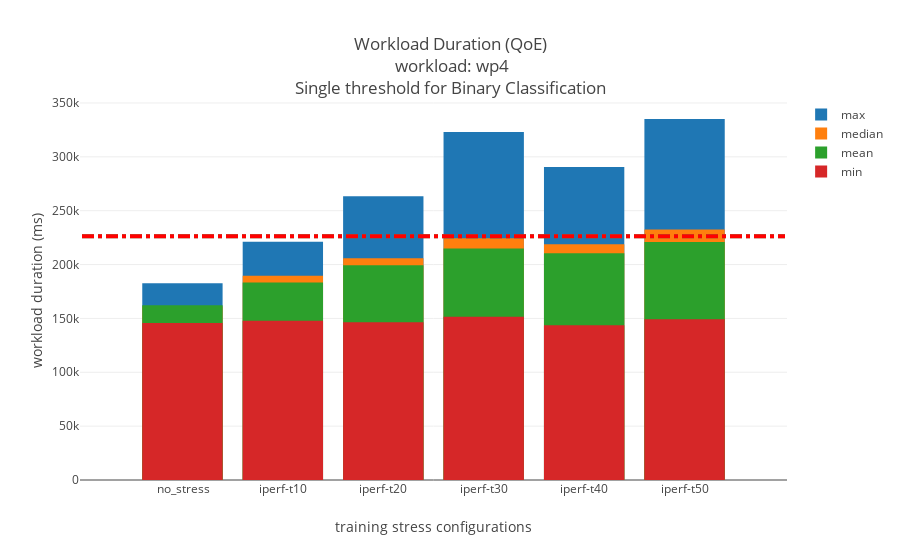
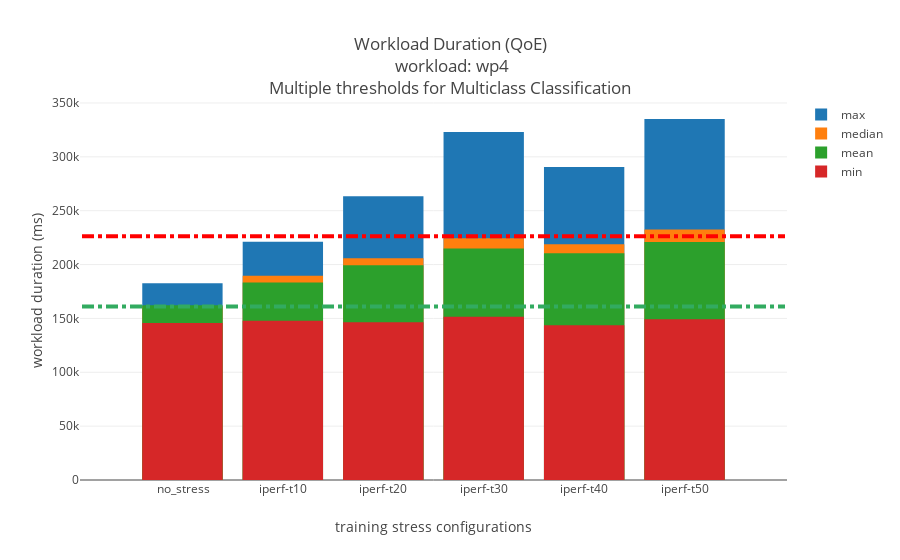

Notebook source saved alongside these figures, in order:
### Markdown cell above
## Illustrate Classification boundaries where the QoE target is Workload Duration.  Group by the stress categories.

### Code cell
#index_max_min = round(max(dfIndexLabeledAgg['elapse_time']['min']))
#index_max_median = round(max(dfIndexLabeledAgg['elapse_time']['median']))

dfIndexLabeledAgg = dfIndex.groupby(['stress_test']).agg({'elapse_time': ['min','max','median','mean','std']}).dropna().reset_index()
dfIndexNoStressAgg  = dfIndexLabeledAgg[dfIndexLabeledAgg["stress_test"] == " no_stress"]
indexNoStressLow = round(max(dfIndexNoStressAgg['elapse_time']['median']))
indexNoStressHigh = round(max(dfIndexNoStressAgg['elapse_time']['max']+dfIndexNoStressAgg['elapse_time']['std']*5))
plot4MsWithThreshholds(dfIndexLabeledAgg,'stress_test','elapse_time','training stress configurations','workload duration (ms)','Workload Duration (QoE)<br> workload: wp4<br>Single threshold for Binary Classification',indexNoStressHigh,indexNoStressHigh)
plot4MsWithThreshholds(dfIndexLabeledAgg,'stress_test','elapse_time','training stress configurations','workload duration (ms)','Workload Duration (QoE)<br> workload: wp4<br>Multiple thresholds for Multiclass Classification',indexNoStressLow,indexNoStressHigh)

### Figure 1 — Plotly figure (JSON) as saved in the notebook; plotly's stock layout.template omitted (floating-point values rounded to 4 significant figures)
{"data": [{"y": [182659, 221274, 263378, 323037, 290669, 335128], "x": [" no_stress", "iperf-t10", "iperf-t20", "iperf-t30", "iperf-t40", "iperf-t50"], "type": "bar", "name": "max", "orientation": "vertical"}, {"y": [161000.0, 189600.0, 205923, 224400.0, 218833, 232400.0], "x": [" no_stress", "iperf-t10", "iperf-t20", "iperf-t30", "iperf-t40", "iperf-t50"], "type": "bar", "name": "median", "orientation": "vertical"}, {"y": [162200.0, 183300.0, 199400.0, 215000.0, 210500.0, 221000.0], "x": [" no_stress", "iperf-t10", "iperf-t20", "iperf-t30", "iperf-t40", "iperf-t50"], "type": "bar", "name": "mean", "orientation": "vertical"}, {"y": [145854, 147949, 146371, 151660, 143756, 149314], "x": [" no_stress", "iperf-t10", "iperf-t20", "iperf-t30", "iperf-t40", "iperf-t50"], "type": "bar", "name": "min", "orientation": "vertical"}], "layout": {"shapes": [{"y1": 226383, "y0": 226383, "line": {"color": "rgb(50, 171, 96)", "dash": "dashdot", "width": 4}, "x1": 6, "type": "line", "x0": -1}, {"y1": 226383, "y0": 226383, "line": {"color": "rgb(255,0,0)", "dash": "dashdot", "width": 4}, "x1": 6, "type": "line", "x0": -1}], "barmode": "overlay", "title": "Workload Duration (QoE)<br> workload: wp4<br>Single threshold for Binary Classification", "xaxis": {"tickvals": [" no_stress", "iperf-t10", "iperf-t20", "iperf-t30", "iperf-t40", "iperf-t50"], "title": "training stress configurations"}, "yaxis": {"title": "workload duration (ms)"}}}

### Figure 2 — Plotly figure (JSON) as saved in the notebook; plotly's stock layout.template omitted (floating-point values rounded to 4 significant figures)
{"data": [{"y": [182659, 221274, 263378, 323037, 290669, 335128], "x": [" no_stress", "iperf-t10", "iperf-t20", "iperf-t30", "iperf-t40", "iperf-t50"], "type": "bar", "name": "max", "orientation": "vertical"}, {"y": [161000.0, 189600.0, 205923, 224400.0, 218833, 232400.0], "x": [" no_stress", "iperf-t10", "iperf-t20", "iperf-t30", "iperf-t40", "iperf-t50"], "type": "bar", "name": "median", "orientation": "vertical"}, {"y": [162200.0, 183300.0, 199400.0, 215000.0, 210500.0, 221000.0], "x": [" no_stress", "iperf-t10", "iperf-t20", "iperf-t30", "iperf-t40", "iperf-t50"], "type": "bar", "name": "mean", "orientation": "vertical"}, {"y": [145854, 147949, 146371, 151660, 143756, 149314], "x": [" no_stress", "iperf-t10", "iperf-t20", "iperf-t30", "iperf-t40", "iperf-t50"], "type": "bar", "name": "min", "orientation": "vertical"}], "layout": {"shapes": [{"y1": 160974, "y0": 160974, "line": {"color": "rgb(50, 171, 96)", "dash": "dashdot", "width": 4}, "x1": 6, "type": "line", "x0": -1}, {"y1": 226383, "y0": 226383, "line": {"color": "rgb(255,0,0)", "dash": "dashdot", "width": 4}, "x1": 6, "type": "line", "x0": -1}], "barmode": "overlay", "title": "Workload Duration (QoE)<br> workload: wp4<br>Multiple thresholds for Multiclass Classification", "xaxis": {"tickvals": [" no_stress", "iperf-t10", "iperf-t20", "iperf-t30", "iperf-t40", "iperf-t50"], "title": "training stress configurations"}, "yaxis": {"title": "workload duration (ms)"}}}
